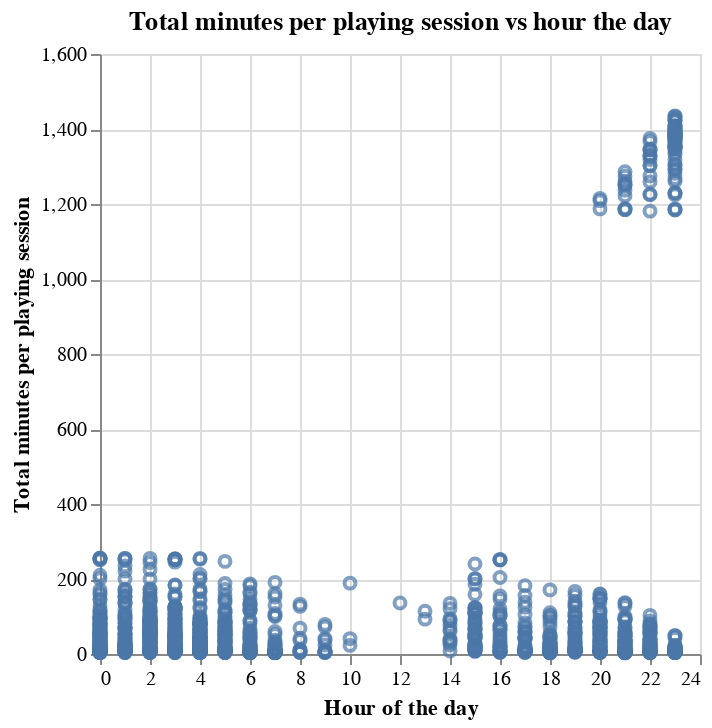

Source (notebook cell):
### Code cell
minutes_played_scatter = alt.Chart(sessions_data).mark_point().encode(
    x=alt.X("start_hour").title("Hour of the day"),
    y=alt.Y("time_played_mins").title("Total minutes per playing session")
).properties(title="Total minutes per playing session vs hour the day")
minutes_played_scatter

### Figure 1 — Vega specification as saved in the notebook (floating-point values rounded to 4 significant figures; data arrays with more than 128 entries replaced by an {"elided": "..."} marker saying what was removed)
{"$schema": "https://vega.github.io/schema/vega/v5.json", "data": [{"name": "source_0", "values": {"elided": "1533 records"}}, {"name": "source_0_x_domain_start_hour", "values": [{"min": 0, "max": 23}]}, {"name": "source_0_y_domain_time_played_mins", "values": [{"min": 3.0, "max": 1435.0}]}], "marks": [{"type": "symbol", "name": "marks", "from": {"data": "source_0"}, "encode": {"update": {"opacity": {"value": 0.7}, "fill": {"value": "transparent"}, "x": {"field": "start_hour", "scale": "x"}, "y": {"field": "time_played_mins", "scale": "y"}, "stroke": {"value": "#4c78a8"}}}, "style": ["point"]}], "scales": [{"name": "x", "type": "linear", "domain": [{"signal": "(data(\"source_0_x_domain_start_hour\")[0] || {}).min"}, {"signal": "(data(\"source_0_x_domain_start_hour\")[0] || {}).max"}], "range": [0, {"signal": "width"}], "nice": true, "zero": true}, {"name": "y", "type": "linear", "domain": [{"signal": "(data(\"source_0_y_domain_time_played_mins\")[0] || {}).min"}, {"signal": "(data(\"source_0_y_domain_time_played_mins\")[0] || {}).max"}], "range": [{"signal": "height"}, 0], "nice": true, "zero": true}], "axes": [{"scale": "x", "labels": false, "orient": "bottom", "grid": true, "tickCount": {"signal": "ceil(width/40)"}, "ticks": false, "aria": false, "maxExtent": 0, "domain": false, "gridScale": "y", "zindex": 0, "minExtent": 0}, {"scale": "y", "gridScale": "x", "grid": true, "orient": "left", "aria": false, "maxExtent": 0, "ticks": false, "zindex": 0, "labels": false, "minExtent": 0, "tickCount": {"signal": "ceil(height/40)"}, "domain": false}, {"scale": "x", "orient": "bottom", "grid": false, "labelFlush": true, "labelOverlap": true, "title": "Hour of the day", "tickCount": {"signal": "ceil(width/40)"}, "zindex": 0}, {"scale": "y", "zindex": 0, "orient": "left", "labelOverlap": true, "tickCount": {"signal": "ceil(height/40)"}, "grid": false, "title": "Total minutes per playing session"}], "title": {"text": "Total minutes per playing session vs hour the day", "frame": "group"}, "background": "white", "padding": 5, "width": 300, "style": "cell", "height": 300}
